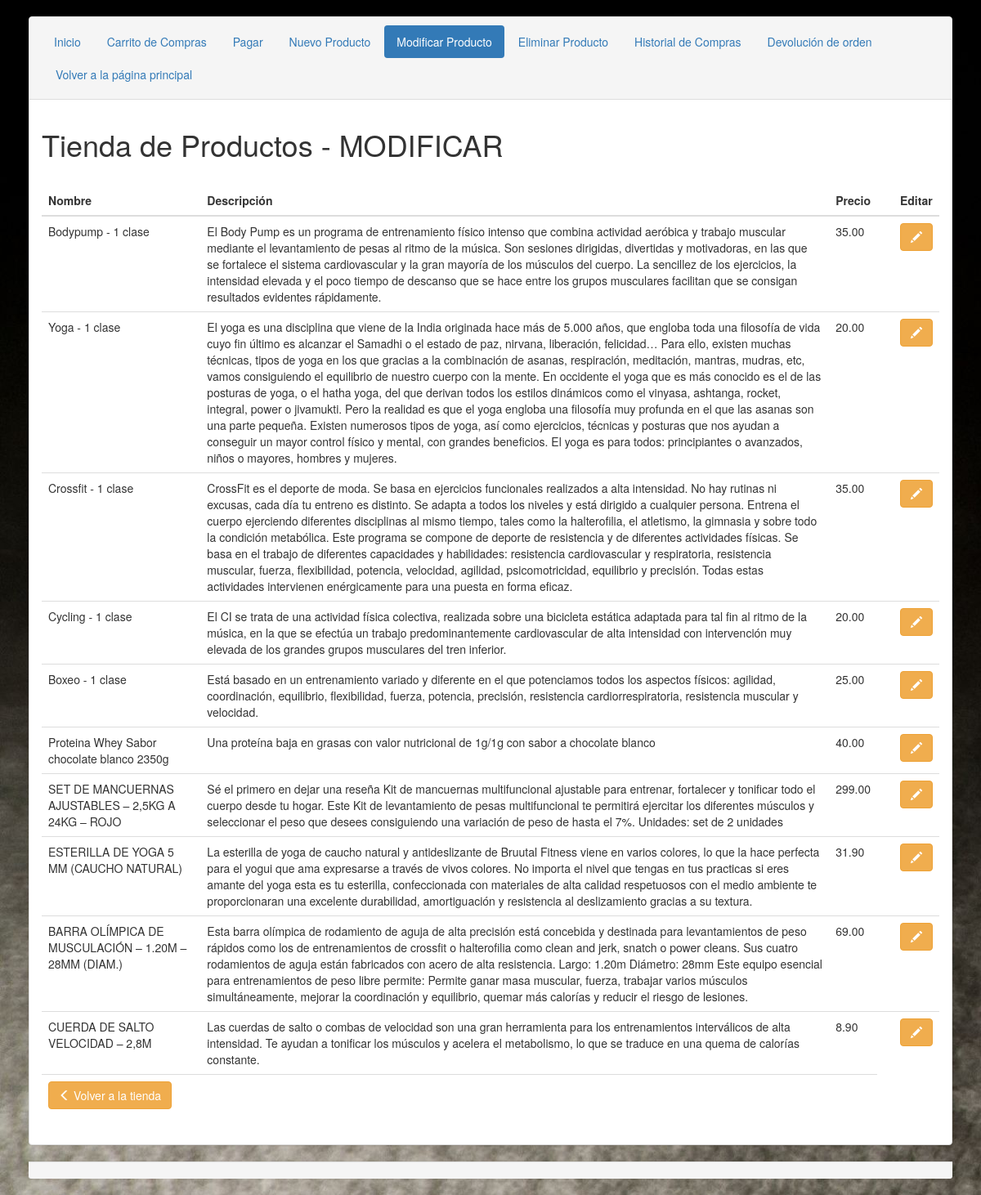
The app's page /carrito-master/admin/ModificarProducto.php with its own data.
### tables this page shows
CREATE TABLE IF NOT EXISTS `mis_productos` (
  `id` int(11) NOT NULL AUTO_INCREMENT,
  `name` varchar(200) NOT NULL,
  `description` text NOT NULL,
  `price` float(10,2) NOT NULL,
  `created` datetime NOT NULL,
  `modified` datetime NOT NULL,
  `status` enum('1','0') NOT NULL DEFAULT '1',
  `image` varchar(255) NOT NULL,
  `featured` int(11) NOT NULL COMMENT 'para que salga en productos destacados',
  PRIMARY KEY (`id`)
);

### carrito-master/admin/ModificarProducto.php (the view, shortened to what this page needs)
<!DOCTYPE html>
<html lang="es">
<head>
    <link rel="stylesheet" href="http://maxcdn.bootstrapcdn.com/bootstrap/3.3.7/css/bootstrap.min.css">
</head>
</head>
<body>
    <div class="container">
        <div class="panel panel-default">
            <div class="panel-heading">
                <ul class="nav nav-pills">
                    <li role="presentation"><a href="index.php">Inicio</a></li>
                    <li role="presentation"><a href="VerCarta.php">Carrito de Compras</a></li>
                    <li role="presentation"><a href="Pagos.php">Pagar</a></li>
                    <li role="presentation"><a href="AgregarProducto.php">Nuevo Producto</a></li>
                    <li role="presentation" class="active"><a href="ModificarProducto.php">Modificar Producto</a></li>
                    <li role="presentation"><a href="EliminarProducto.php">Eliminar Producto</a></li>
                    <li role="presentation"><a href="historialCompras.php">Historial de Compras</a></li>
                    <li role="presentation"><a href="devolucion.php">Devolución de orden</a></li>
                    <li role="presentation"><a href="../../index2.php">Volver a la página principal</a></li>
                </ul>
            </div>
            <div class="panel-body">
                <h1>Tienda de Productos - MODIFICAR</h1>
                <table class="table">
                    <thead>
                        <tr>
                            <th>Nombre</th>
                            <th>Descripción</th>
                            <th>Precio</th>
                            <th>&nbsp;</th>
                            <th>Editar</th>
                        </tr>
                    </thead>
                    <tbody>
                        <?php
                        include 'Configuracion.php';
                        $selectquery = "SELECT id, name, description, price FROM mis_productos;";
                        $result = mysqli_query($db , $selectquery) or die(mysqli_error($db));
                        if (mysqli_num_rows($result) > 0) {
                            while($row = mysqli_fetch_assoc($result)) {
                                echo "
                                <tr>
                                    <td>".$row["name"]."</td>
                                    <td>".$row["description"]."</td>
                                    <td>".$row["price"]."</td>
                                    <td>&nbsp;</td>
                                    <td>
                                        <a href='ModificarUnProducto.php?id=". $row["id"]."' class='btn btn-warning' onclick=\"return confirm('¿Deseas Editar el Producto?');\"><i class='glyphicon glyphicon-pencil'></i></a>
                                    </td>
                                </tr>
                                ";
                            }
                        } else {
                            echo "<script>alert('0 Resultados');</script>";
                        }
                        ?>
                    </tbody>
                    <tfoot>
                        <tr>
                            <td><a href="index.php" class="btn btn-warning"><i class="glyphicon glyphicon-menu-left"></i> Volver a la tienda</a></td>
                            <td colspan="2"></td>
                        </tr>
                    </tfoot>
                </table>
            </div>
        </div>
        <div class="panel-footer"></div>
    </div>
</body>
</html>

### carrito-master/admin/ModificarProducto.php (style rules this page uses)
.container { padding: 20px; }
body { background-image: url("../../images/pesa.jpg"); }

### records on screen
mis_productos: name "Bodypump - 1 clase", description "El Body Pump es un programa de entrenamiento físico intenso que combina actividad aeróbica y trabajo muscular mediante el levantamiento de pesas al ritmo de la música. Son sesiones dirigidas, divertidas y motivadoras, en las que se fortalece el sistema cardiovascular y la gran mayoría de los músculos del cuerpo. La sencillez de los ejercicios, la intensidad elevada y el poco tiempo de descanso que se hace entre los grupos musculares facilitan que se consigan resultados evidentes rápidamente.", price "35.00"
mis_productos: name "Yoga - 1 clase", description "El yoga es una disciplina que viene de la India originada hace más de 5.000 años, que engloba toda una filosofía de vida cuyo fin último es alcanzar el Samadhi o el estado de paz, nirvana, liberación, felicidad… Para ello, existen muchas técnicas, tipos de yoga en los que gracias a la combinación de asanas, respiración, meditación, mantras, mudras, etc, vamos consiguiendo el equilibrio de nuestro cuerpo con la mente. En occidente el yoga que es más conocido es el de las posturas de yoga, o el hatha yoga, del que derivan todos los estilos dinámicos como el vinyasa, ashtanga, rocket, integral, power o jivamukti. Pero la realidad es que el yoga engloba una filosofía muy profunda en el que las…", price "20.00"
mis_productos: name "Crossfit - 1 clase", description "CrossFit es el deporte de moda. Se basa en ejercicios funcionales realizados a alta intensidad. No hay rutinas ni excusas, cada día tu entreno es distinto. Se adapta a todos los niveles y está dirigido a cualquier persona. Entrena el cuerpo ejerciendo diferentes disciplinas al mismo tiempo, tales como la halterofilia, el atletismo, la gimnasia y sobre todo la condición metabólica. Este programa se compone de deporte de resistencia y de diferentes actividades físicas. Se basa en el trabajo de diferentes capacidades y habilidades: resistencia cardiovascular y respiratoria, resistencia muscular, fuerza, flexibilidad, potencia, velocidad, agilidad, psicomotricidad, equilibrio y precisión. Todas…", price "35.00"
mis_productos: name "Cycling - 1 clase", description "El CI se trata de una actividad física colectiva, realizada sobre una bicicleta estática adaptada para tal fin al ritmo de la música, en la que se efectúa un trabajo predominantemente cardiovascular de alta intensidad con intervención muy elevada de los grandes grupos musculares del tren inferior.", price "20.00"
mis_productos: name "Boxeo - 1 clase", description "Está basado en un entrenamiento variado y diferente en el que potenciamos todos los aspectos físicos: agilidad, coordinación, equilibrio, flexibilidad, fuerza, potencia, precisión, resistencia cardiorrespiratoria, resistencia muscular y velocidad.", price "25.00"
mis_productos: name "Proteina Whey Sabor chocolate blanco 2350g", description "Una proteína baja en grasas con valor nutricional de 1g/1g con sabor a chocolate blanco", price "40.00"
mis_productos: name "SET DE MANCUERNAS AJUSTABLES – 2,5KG A 24KG – ROJO", description "Sé el primero en dejar una reseña Kit de mancuernas multifuncional ajustable para entrenar, fortalecer y tonificar todo el cuerpo desde tu hogar. Este Kit de levantamiento de pesas multifuncional te permitirá ejercitar los diferentes músculos y seleccionar el peso que desees consiguiendo una variación de peso de hasta el 7%. Unidades: set de 2 unidades", price "299.00"
mis_productos: name "ESTERILLA DE YOGA 5 MM (CAUCHO NATURAL)", description "La esterilla de yoga de caucho natural y antideslizante de Bruutal Fitness viene en varios colores, lo que la hace perfecta para el yogui que ama expresarse a través de vivos colores. No importa el nivel que tengas en tus practicas si eres amante del yoga esta es tu esterilla, confeccionada con materiales de alta calidad respetuosos con el medio ambiente te proporcionaran una excelente durabilidad, amortiguación y resistencia al deslizamiento gracias a su textura.", price "31.90"
mis_productos: name "BARRA OLÍMPICA DE MUSCULACIÓN – 1.20M – 28MM (DIAM.)", description "Esta barra olímpica de rodamiento de aguja de alta precisión está concebida y destinada para levantamientos de peso rápidos como los de entrenamientos de crossfit o halterofilia como clean and jerk, snatch o power cleans. Sus cuatro rodamientos de aguja están fabricados con acero de alta resistencia. Largo: 1.20m Diámetro: 28mm Este equipo esencial para entrenamientos de peso libre permite: Permite ganar masa muscular, fuerza, trabajar varios músculos simultáneamente, mejorar la coordinación y equilibrio, quemar más calorías y reducir el riesgo de lesiones.", price "69.00"
mis_productos: name "CUERDA DE SALTO VELOCIDAD – 2,8M", description "Las cuerdas de salto o combas de velocidad son una gran herramienta para los entrenamientos interválicos de alta intensidad. Te ayudan a tonificar los músculos y acelera el metabolismo, lo que se traduce en una quema de calorías constante.", price "8.90"
